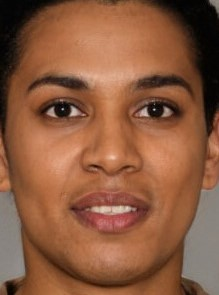
#> input picture Landmark Detection/face.jpg, 219 x 295 px, given in place of the camera
$ jupyter execute --allow-errors 'EyeCenterLocalization .ipynb'   (text cells are left out)
#> lines starting #> are read from the running program, lines starting #| are printed output that depends on the picture; after the words box and inside, x2 and y2 are one past the last pixel; in counts of white or black regions, pixels touching at a corner belong together
### Landmark Detection/EyeCenterLocator.py
import numpy as np
from scipy.ndimage.filters import gaussian_filter

class EyeCenterLocator:

	def __init__(self, blur = 3, minrad = 2, maxrad = 20):
		self.blur = blur
		self.minrad = minrad
		self.maxrad = maxrad

	def locate(self, image_BGR):
		image_BGR = gaussian_filter(image_BGR, sigma=self.blur)
		image_BGR = (image_BGR.astype('float') - np.min(image_BGR))
		image_BGR = image_BGR / np.max(image_BGR)

		Ly, Lx = np.gradient(image_BGR)
		Lyy, Lyx = np.gradient(Ly)
		Lxy, Lxx = np.gradient(Lx)
		Lvv = Ly**2 * Lxx - 2*Lx * Lxy * Ly + Lx**2 * Lyy
		Lw =  Lx**2 + Ly**2
		Lw[Lw==0] = 0.001
		Lvv[Lvv==0] = 0.001
		k = - Lvv / (Lw**1.5)

		Dx =  -Lx * (Lw / Lvv)
		Dy =  -Ly * (Lw / Lvv)
		displacement = np.sqrt(Dx**2 + Dy**2)

		curvedness = np.absolute(np.sqrt(Lxx**2 + 2 * Lxy**2 + Lyy**2))
		center_map = np.zeros(image_BGR.shape, image_BGR.dtype)
		for i in range(center_map.shape[0]):
			for j in range(center_map.shape[1]):
				if Dx[i][j] == 0 and Dy[i][j] == 0:
					continue
				if (j + Dx[i][j])>0 and (i + Dy[i][j])>0:
					if (j + Dx[i][j]) < center_map.shape[1] and (i + Dy[i][j]) < center_map.shape[0] and k[i][j]<0:
						if displacement[i][j] >= self.minrad and displacement[i][j] <= self.maxrad:
							center_map[int(i+Dy[i][j])][int(j+Dx[i][j])] += curvedness[i][j]
		center_map = gaussian_filter(center_map, sigma=self.blur)
		blurred = gaussian_filter(image_BGR, sigma=self.blur)
		center_map = center_map * (1-blurred)
		position = np.unravel_index(np.argmax(center_map), center_map.shape)
		return position

### Landmark Detection/FaceAligner.py
import numpy as np
import cv2
import math
class FaceAligner:
    def __init__(self, desiredLeftEye=(0.35, 0.35),
        desiredFaceWidth=256, desiredFaceHeight=None):
        # store the facial landmark predictor, desired output left
        # eye position, and desired output face width + height
        self.desiredLeftEye = desiredLeftEye
        self.desiredFaceWidth = desiredFaceWidth
        self.desiredFaceHeight = desiredFaceHeight
        # if the desired face height is None, set it to be the
        # desired face width (normal behavior)
        if self.desiredFaceHeight is None:
            self.desiredFaceHeight = self.desiredFaceWidth

    def rotate_image(self,image, angle):
        image_center = tuple(np.array(image.shape[1::-1]) / 2)
        rot_mat = cv2.getRotationMatrix2D(image_center, angle, 1.0)
        result = cv2.warpAffine(image, rot_mat, image.shape[1::-1], flags=cv2.INTER_LINEAR)
        return result

    def align(self, image, leftEyeCenter, rightEyeCenter):
        dY = rightEyeCenter[1] - leftEyeCenter[1]
        dX = rightEyeCenter[0] - leftEyeCenter[0]
        angle = np.degrees(np.arctan2(dY, dX)) - 180
        result = self.rotate_image(image, angle)
        return result

### Landmark Detection/EyeCenterLocalization .ipynb
[cell 1]
import numpy as np
import sys, os
import matplotlib.image as mpimg
import matplotlib.pyplot as plt
from skimage.color import rgb2gray
from skimage import measure
import cv2
from skimage import morphology
from skimage.morphology import disk, square, dilation, erosion
from skimage import data
from skimage.feature import Cascade
from EyeCenterLocator import EyeCenterLocator
from FaceAligner import FaceAligner
import imutils
from scipy import signal
from skimage import filters
from skimage import feature
import skimage.io as io
from scipy import fftpack
from scipy.signal import convolve2d
from skimage.util import random_noise
from skimage.exposure import rescale_intensity
from PIL import Image
import requests

[cell 2]
kEyePercentTop = 25
kEyePercentSide = 8
kEyePercentHeight = 30
kEyePercentWidth = 35

[cell 3]
def cropImage(image, p_width, p_hieght):
    width = image.shape[0]
    height = image.shape[1]
    left = int((width - width*p_width)//2)
    top = int((height - height*p_hieght)//2)
    right = int((width +  width*p_width)//2)
    bottom = int((height + height*p_hieght)//2)

    return image[left:right, top:bottom]

[cell 4]
def getEyesCenter(face_BGR):

    eyeCenterLocator = EyeCenterLocator()
    img_GRAY = cv2.cvtColor(face_BGR, cv2.COLOR_BGR2GRAY)

    eye_region_width = face_BGR.shape[0] * (kEyePercentWidth/100.0)
    eye_region_height = face_BGR.shape[0] * (kEyePercentHeight/100.0)
    eye_region_top = face_BGR.shape[1] * (kEyePercentTop/100.0)

    global leftEyeRegion
    global rightEyeRegion
    leftEyeRegion = (1,1,1,1)
    rightEyeRegion = (1,1,1,1)

    leftEyeRegion = int(face_BGR.shape[0]*(kEyePercentSide/100.0)), int(eye_region_top), int(eye_region_width), int(eye_region_height)
    rightEyeRegion = int(face_BGR.shape[0] - eye_region_width - face_BGR.shape[0]*(kEyePercentSide/100.0)), int(eye_region_top),int(eye_region_width),int(eye_region_height)

    x1, y1, w1, h1 = (leftEyeRegion)
    region_left = img_GRAY[int(y1) :int(y1) + int(h1) , int(x1) :int(x1) + int(w1)]
    leftEyeCenter = eyeCenterLocator.locate(region_left)
    #lc = curv.locate(region_left)
    #region_left = cv2.circle(region_left, (lc[1], lc[0]), 1, (255,255,255), -1)

    region_left = cv2.circle(region_left, (leftEyeCenter[1], leftEyeCenter[0]), 1, (255,0,255), -1)
    cv2.imshow('Left Eye Center', region_left)

    x2, y2, w2, h2 = (rightEyeRegion)
    region_right = img_GRAY[int(y2) :int(y2) + int(h2) , int(x2) :int(x2) + int(w2)]
    rightEyeCenter = eyeCenterLocator.locate(region_right)

    region_right = cv2.circle(region_right, (rightEyeCenter[1], rightEyeCenter[0]), 1, (255,0,255), -1)
    cv2.imshow('Right Eye Center', region_right)

    return (int(leftEyeCenter[1])+int(x1) , int(leftEyeCenter[0])+int(y1)), (int(rightEyeCenter[1])+int(x2), int(rightEyeCenter[0])+int(y2))

[cell 5]
haar_file = 'haarcascade_frontalface_default.xml'
webcam = cv2.VideoCapture(0)
face_cascade = cv2.CascadeClassifier(haar_file)

leftEyeCenter = (0, 0)
rightEyeCenter = (0, 0)
leftEyeRegionStart = (0, 0)
rightEyeRegionStart= (0, 0)
face_rect = (0, 0, 0, 0)
fa = FaceAligner(desiredFaceWidth=255)
while True:
    (_, img_BGR) = webcam.read()
#> img_BGR is the input picture: shape (295, 219, 3); mean B, G, R 63.3, 90.4, 139.4

    img_GRAY = cv2.cvtColor(img_BGR, cv2.COLOR_BGR2GRAY)
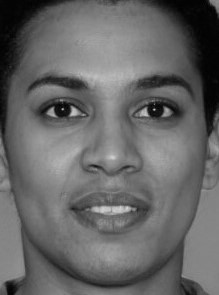
#> img_GRAY: shape (295, 219); min 0, max 210, mean 102
    faces = face_cascade.detectMultiScale(img_GRAY)
#> faces = [[15, 37, 194, 194]]

    if len(faces) == 0:
        continue

    for (x, y, w, h) in faces:
        face = img_BGR[y :y + h , x :x + w ]
        face = cropImage(face, 0.9, 0.8)
        leftEyeCenter, rightEyeCenter = getEyesCenter(face)
        face = cv2.circle(face, (leftEyeCenter[0], leftEyeCenter[1]), 1, (255,0,255), -1)
        face = cv2.circle(face, (rightEyeCenter[0], rightEyeCenter[1]), 1, (255,0,255), -1)

        imageAligned = fa.align(img_BGR, rightEyeCenter, leftEyeCenter)
        detected_faces = face_cascade.detectMultiScale(cv2.cvtColor(imageAligned, cv2.COLOR_BGR2GRAY))
        if len(detected_faces) > 0:

            (xA, yA, wA, hA) = detected_faces[0]
            faceAligned = imageAligned[yA :yA + hA , xA :xA + wA]

            cv2.imshow('Face before 2D Alignment', face)

            cv2.imshow('Image after 2D Alignment', faceAligned)
            cv2.imshow('Face after 2D Alignment', imageAligned)
            #cv2.imshow('Image before 2D Alignment', img_BGR)
        break
#> this loop made 1 pass
#> (x, y, w, h, width in cropImage, height in cropImage, left in cropImage, top in cropImage) on pass 1: (15, 37, 194, 194, 194, 194, 9, 19)
#> pass 1, `face = img_BGR[y :y + h , x :x + w ]`:
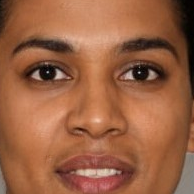
#> face: shape (194, 194, 3); mean B, G, R 67.6, 97.7, 154.5
#> pass 1, `face = cropImage(face, 0.9, 0.8)`:
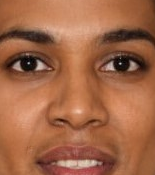
#> face: shape (175, 155, 3); mean B, G, R 71.8, 103.1, 162.7
#> pass 1, in getEyesCenter, `img_GRAY = cv2.cvtColor(face_BGR, cv2.COLOR_BGR2GRAY)`:
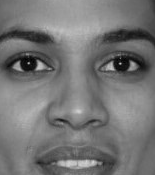
#> img_GRAY: shape (175, 155); min 0, max 210, mean 117.4
#> pass 1, in getEyesCenter, `region_left = img_GRAY[int(y1) :int(y1) + int(h1) , int(x1) :int(x1) +..`:
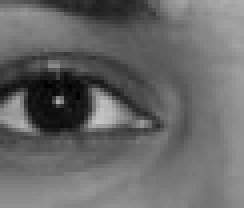
#> region_left: shape (52, 61) (shown 4 times larger); min 0, max 198, mean 104
#> after the loop: face: shape (175, 155, 3); 0.04% of pixels changed, all inside (x1, y1, x2, y2) = (27, 63, 124, 66)

    key = cv2.waitKey(5)
#> (key Esc is pressed here)
    if key == 27:
        break

cv2.destroyAllWindows()
webcam.release()

[cell 6]
cv2.destroyAllWindows()
webcam.release()

[cell 7]
# Replace the below URL with your own. Make sure to add "/shot.jpg" at last.
url = "http://192.168.1.3:8080/shot.jpg"
haar_file = 'haarcascade_frontalface_default.xml'
face_cascade = cv2.CascadeClassifier(haar_file)

fa = FaceAligner(desiredFaceWidth=255)
